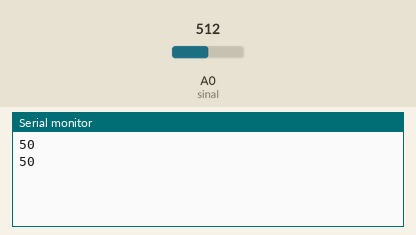
This sketch was run on a simulated Arduino Uno, built with avr-gcc and run on an emulated ATmega328P. Shown: the last lines printed to the serial monitor. The test bench sets the inputs (shaded band); at power-on: A0 (sinal) = 512.

Above: at 1.8 s.
1.9 s: A0 (sinal) set to 716
At 2.8 s:
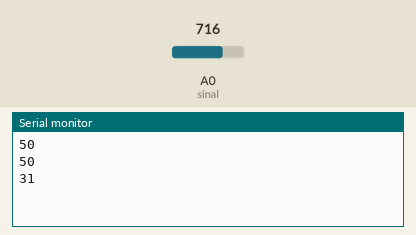
3.4 s: A0 (sinal) set to 900
At 4.5 s:
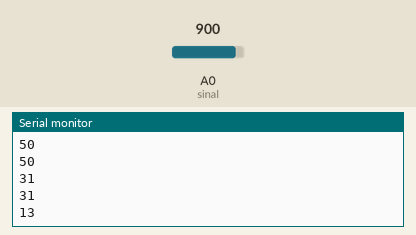
Timing chart, 0 to 6.4 s (numbered marks = the images above; inputs shaded):
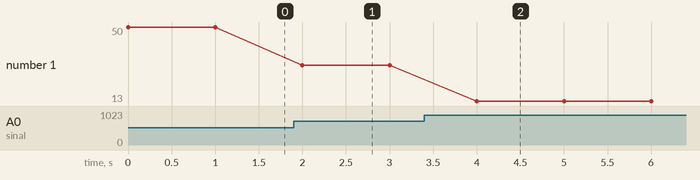

Measured:
- after the input at 1.9 s, the serial monitor: prints a new line after 0.10 s (image 1)
- after the input at 3.4 s, the serial monitor: prints a new line after 0.60 s (image 2)
- plotted number 1: 50 → 31 after the input at 1.9 s, 31 → 13 after the input at 3.4 s

The sketch:

Sensor_de_umidade_do_solo.ino
```cpp
#define sinal A0

int valor;
int umidade;

void setup() {
  Serial.begin(9600);
  pinMode(sinal, INPUT);
}

void loop() {
  // Lê o valor do pino A0 do sensor
  valor = analogRead(sinal);

  // Mapeia o valor lido para o intervalo de 0 a 100 (0 como solo seco, 100 como solo molhado)
  umidade = map(valor, 0, 1023, 100, 0);

  // Mostra o valor da umidade no serial monitor
  Serial.println(umidade);

  // Aguarda 1 segundo
  delay(1000);
}
```
